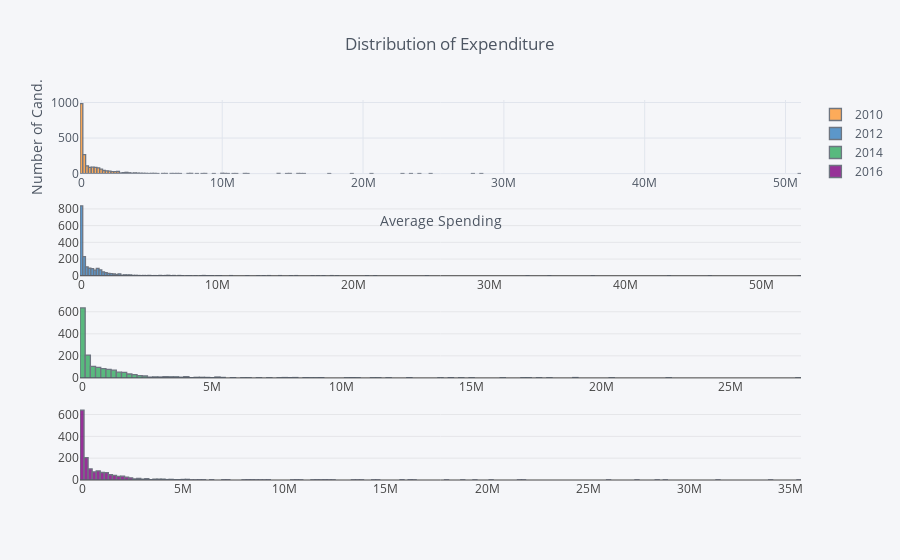

The cell this chart's notebook holds for it:
### Markdown cell above
Alot about the number of candidates, let us talk about the amount spent by candidates.

### Code cell
#Plot 4
#Histogram(cufflink package)
cf.set_config_file(offline=True, world_readable=True, theme='pearl')

#defining data frame for Histogram
df = pd.DataFrame({'2010': a['dis_amo'].groupby(a['can_nam']).sum(),
                   '2012': b['dis_amo'].groupby(b['can_nam']).sum(),
                   '2014': c['dis_amo'].groupby(c['can_nam']).sum(),
                   '2016': d['dis_amo'].groupby(d['can_nam']).sum()})
#plotting histogram
df.iplot(kind='histogram', subplots=True, shape=(4, 1),title='Distribution of Expenditure',
         yTitle='Number of Cand.', xTitle='Average Spending')

### Figure 1 — Plotly figure (JSON) as saved in the notebook; plotly's stock layout.template omitted (floating-point values rounded to 4 significant figures; data arrays with more than 128 entries replaced by an {"elided": "..."} marker saying what was removed)
{"data": [{"histfunc": "count", "histnorm": "", "marker": {"color": "rgba(255, 153, 51, 1.0)", "line": {"color": "#4D5663", "width": 1.3}}, "name": "2010", "opacity": 0.8, "orientation": "v", "type": "histogram", "x": {"elided": "5735 float values"}, "xaxis": "x1", "yaxis": "y1"}, {"histfunc": "count", "histnorm": "", "marker": {"color": "rgba(55, 128, 191, 1.0)", "line": {"color": "#4D5663", "width": 1.3}}, "name": "2012", "opacity": 0.8, "orientation": "v", "type": "histogram", "x": {"elided": "5735 float values"}, "xaxis": "x2", "yaxis": "y2"}, {"histfunc": "count", "histnorm": "", "marker": {"color": "rgba(50, 171, 96, 1.0)", "line": {"color": "#4D5663", "width": 1.3}}, "name": "2014", "opacity": 0.8, "orientation": "v", "type": "histogram", "x": {"elided": "5735 float values"}, "xaxis": "x3", "yaxis": "y3"}, {"histfunc": "count", "histnorm": "", "marker": {"color": "rgba(128, 0, 128, 1.0)", "line": {"color": "#4D5663", "width": 1.3}}, "name": "2016", "opacity": 0.8, "orientation": "v", "type": "histogram", "x": {"elided": "5735 float values"}, "xaxis": "x4", "yaxis": "y4"}], "layout": {"barmode": "overlay", "legend": {"bgcolor": "#F5F6F9", "font": {"color": "#4D5663"}}, "paper_bgcolor": "#F5F6F9", "plot_bgcolor": "#F5F6F9", "title": "Distribution of Expenditure", "titlefont": {"color": "#4D5663"}, "xaxis1": {"anchor": "y1", "domain": [0, 1], "gridcolor": "#E1E5ED", "showgrid": true, "tickfont": {"color": "#4D5663"}, "title": "Average Spending", "titlefont": {"color": "#4D5663"}, "zerolinecolor": "#E1E5ED"}, "xaxis2": {"anchor": "y2", "domain": [0, 1]}, "xaxis3": {"anchor": "y3", "domain": [0, 1]}, "xaxis4": {"anchor": "y4", "domain": [0, 1]}, "yaxis1": {"anchor": "x1", "domain": [0.8062, 1.0], "gridcolor": "#E1E5ED", "showgrid": true, "tickfont": {"color": "#4D5663"}, "title": "Number of Cand.", "titlefont": {"color": "#4D5663"}, "zerolinecolor": "#E1E5ED"}, "yaxis2": {"anchor": "x2", "domain": [0.5375, 0.7312]}, "yaxis3": {"anchor": "x3", "domain": [0.2687, 0.4625]}, "yaxis4": {"anchor": "x4", "domain": [0, 0.1938]}}}
